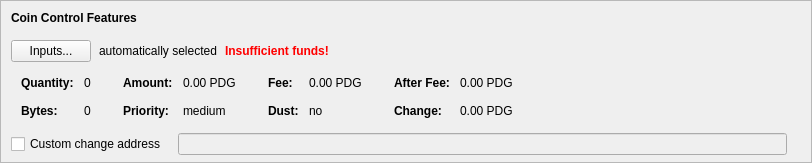
    <widget class="QFrame" name="frameCoinControl">
     <property name="sizePolicy">
      <sizepolicy hsizetype="Expanding" vsizetype="Expanding">
       <horstretch>0</horstretch>
       <verstretch>0</verstretch>
      </sizepolicy>
     </property>
     <property name="maximumSize">
      <size>
       <width>16777215</width>
       <height>16777215</height>
      </size>
     </property>
     <property name="frameShape">
      <enum>QFrame::StyledPanel</enum>
     </property>
     <property name="frameShadow">
      <enum>QFrame::Sunken</enum>
     </property>
     <layout class="QVBoxLayout" name="verticalLayoutCoinControl2">
      <property name="spacing">
       <number>0</number>
      </property>
      <property name="leftMargin">
       <number>0</number>
      </property>
      <property name="topMargin">
       <number>0</number>
      </property>
      <property name="rightMargin">
       <number>0</number>
      </property>
      <property name="bottomMargin">
       <number>6</number>
      </property>
      <item>
       <layout class="QVBoxLayout" name="verticalLayoutCoinControl" stretch="0,0,0,0,1">
        <property name="spacing">
         <number>0</number>
        </property>
        <property name="leftMargin">
         <number>10</number>
        </property>
        <property name="topMargin">
         <number>10</number>
        </property>
        <item>
         <layout class="QHBoxLayout" name="horizontalLayoutCoinControl1">
          <property name="bottomMargin">
           <number>15</number>
          </property>
          <item>
           <widget class="QLabel" name="labelCoinControlFeatures">
            <property name="sizePolicy">
             <sizepolicy hsizetype="Preferred" vsizetype="Maximum">
              <horstretch>0</horstretch>
              <verstretch>0</verstretch>
             </sizepolicy>
            </property>
            <property name="font">
             <font>
              <weight>75</weight>
              <bold>true</bold>
             </font>
            </property>
            <property name="styleSheet">
             <string notr="true">font-weight:bold;</string>
            </property>
            <property name="text">
             <string>Coin Control Features</string>
            </property>
           </widget>
          </item>
         </layout>
        </item>
        <item>
         <layout class="QHBoxLayout" name="horizontalLayoutCoinControl2" stretch="0,0,0,0">
          <property name="spacing">
           <number>8</number>
          </property>
          <property name="bottomMargin">
           <number>10</number>
          </property>
          <item>
           <widget class="QPushButton" name="pushButtonCoinControl">
            <property name="styleSheet">
             <string notr="true"/>
            </property>
            <property name="text">
             <string>Inputs...</string>
            </property>
            <property name="autoDefault">
             <bool>false</bool>
            </property>
           </widget>
          </item>
          <item>
           <widget class="QLabel" name="labelCoinControlAutomaticallySelected">
            <property name="text">
             <string>automatically selected</string>
            </property>
            <property name="margin">
             <number>5</number>
            </property>
           </widget>
          </item>
          <item>
           <widget class="QLabel" name="labelCoinControlInsuffFunds">
            <property name="font">
             <font>
              <weight>75</weight>
              <bold>true</bold>
             </font>
            </property>
            <property name="styleSheet">
             <string notr="true">color:red;font-weight:bold;</string>
            </property>
            <property name="text">
             <string>Insufficient funds!</string>
            </property>
            <property name="margin">
             <number>5</number>
            </property>
           </widget>
          </item>
          <item>
           <spacer name="horizontalSpacerCoinControl">
            <property name="orientation">
             <enum>Qt::Horizontal</enum>
            </property>
            <property name="sizeHint" stdset="0">
             <size>
              <width>40</width>
              <height>1</height>
             </size>
            </property>
           </spacer>
          </item>
         </layout>
        </item>
        <item>
         <widget class="QWidget" name="widgetCoinControl" native="true">
          <property name="sizePolicy">
           <sizepolicy hsizetype="Preferred" vsizetype="Preferred">
            <horstretch>0</horstretch>
            <verstretch>0</verstretch>
           </sizepolicy>
          </property>
          <property name="minimumSize">
           <size>
            <width>0</width>
            <height>0</height>
           </size>
          </property>
          <property name="styleSheet">
           <string notr="true"/>
          </property>
          <layout class="QHBoxLayout" name="horizontalLayoutCoinControl5">
           <property name="leftMargin">
            <number>0</number>
           </property>
           <property name="topMargin">
            <number>0</number>
           </property>
           <property name="rightMargin">
            <number>0</number>
           </property>
           <property name="bottomMargin">
            <number>0</number>
           </property>
           <item>
            <layout class="QHBoxLayout" name="horizontalLayoutCoinControl3" stretch="0,0,0,1">
             <property name="spacing">
              <number>20</number>
             </property>
             <property name="topMargin">
              <number>0</number>
             </property>
             <property name="bottomMargin">
              <number>10</number>
             </property>
             <item>
              <layout class="QFormLayout" name="formLayoutCoinControl1">
               <property name="horizontalSpacing">
                <number>10</number>
               </property>
               <property name="verticalSpacing">
                <number>14</number>
               </property>
               <property name="leftMargin">
                <number>10</number>
               </property>
               <property name="topMargin">
                <number>4</number>
               </property>
               <property name="rightMargin">
                <number>6</number>
               </property>
               <item row="0" column="0">
                <widget class="QLabel" name="labelCoinControlQuantityText">
                 <property name="font">
                  <font>
                   <weight>75</weight>
                   <bold>true</bold>
                  </font>
                 </property>
                 <property name="text">
                  <string>Quantity:</string>
                 </property>
                 <property name="margin">
                  <number>0</number>
                 </property>
                </widget>
               </item>
               <item row="0" column="1">
                <widget class="QLabel" name="labelCoinControlQuantity">
                 <property name="cursor">
                  <cursorShape>IBeamCursor</cursorShape>
                 </property>
                 <property name="contextMenuPolicy">
                  <enum>Qt::ActionsContextMenu</enum>
                 </property>
                 <property name="text">
                  <string notr="true">0</string>
                 </property>
                 <property name="margin">
                  <number>0</number>
                 </property>
                 <property name="textInteractionFlags">
                  <set>Qt::LinksAccessibleByMouse|Qt::TextSelectableByKeyboard|Qt::TextSelectableByMouse</set>
                 </property>
                </widget>
               </item>
               <item row="1" column="0">
                <widget class="QLabel" name="labelCoinControlBytesText">
                 <property name="font">
                  <font>
                   <weight>75</weight>
                   <bold>true</bold>
                  </font>
                 </property>
                 <property name="text">
                  <string>Bytes:</string>
                 </property>
                </widget>
               </item>
               <item row="1" column="1">
                <widget class="QLabel" name="labelCoinControlBytes">
                 <property name="cursor">
                  <cursorShape>IBeamCursor</cursorShape>
                 </property>
                 <property name="contextMenuPolicy">
                  <enum>Qt::ActionsContextMenu</enum>
                 </property>
                 <property name="text">
                  <string notr="true">0</string>
                 </property>
                 <property name="textInteractionFlags">
                  <set>Qt::LinksAccessibleByMouse|Qt::TextSelectableByKeyboard|Qt::TextSelectableByMouse</set>
                 </property>
                </widget>
               </item>
              </layout>
             </item>
             <item>
              <layout class="QFormLayout" name="formLayoutCoinControl2">
               <property name="horizontalSpacing">
                <number>10</number>
               </property>
               <property name="verticalSpacing">
                <number>14</number>
               </property>
               <property name="leftMargin">
                <number>6</number>
               </property>
               <property name="topMargin">
                <number>4</number>
               </property>
               <property name="rightMargin">
                <number>6</number>
               </property>
               <item row="0" column="0">
                <widget class="QLabel" name="labelCoinControlAmountText">
                 <property name="font">
                  <font>
                   <weight>75</weight>
                   <bold>true</bold>
                  </font>
                 </property>
                 <property name="text">
                  <string>Amount:</string>
                 </property>
                 <property name="margin">
                  <number>0</number>
                 </property>
                </widget>
               </item>
               <item row="0" column="1">
                <widget class="QLabel" name="labelCoinControlAmount">
                 <property name="cursor">
                  <cursorShape>IBeamCursor</cursorShape>
                 </property>
                 <property name="contextMenuPolicy">
                  <enum>Qt::ActionsContextMenu</enum>
                 </property>
                 <property name="text">
                  <string notr="true">0.00 PDG</string>
                 </property>
                 <property name="textInteractionFlags">
                  <set>Qt::LinksAccessibleByMouse|Qt::TextSelectableByKeyboard|Qt::TextSelectableByMouse</set>
                 </property>
                </widget>
               </item>
               <item row="1" column="0">
                <widget class="QLabel" name="labelCoinControlPriorityText">
                 <property name="font">
                  <font>
                   <weight>75</weight>
                   <bold>true</bold>
                  </font>
                 </property>
                 <property name="text">
                  <string>Priority:</string>
                 </property>
                </widget>
               </item>
               <item row="1" column="1">
                <widget class="QLabel" name="labelCoinControlPriority">
                 <property name="cursor">
                  <cursorShape>IBeamCursor</cursorShape>
                 </property>
                 <property name="contextMenuPolicy">
                  <enum>Qt::ActionsContextMenu</enum>
                 </property>
                 <property name="text">
                  <string notr="true">medium</string>
                 </property>
                 <property name="textInteractionFlags">
                  <set>Qt::LinksAccessibleByMouse|Qt::TextSelectableByKeyboard|Qt::TextSelectableByMouse</set>
                 </property>
                </widget>
               </item>
              </layout>
             </item>
             <item>
              <layout class="QFormLayout" name="formLayoutCoinControl3">
               <property name="horizontalSpacing">
                <number>10</number>
               </property>
               <property name="verticalSpacing">
                <number>14</number>
               </property>
               <property name="leftMargin">
                <number>6</number>
               </property>
               <property name="topMargin">
                <number>4</number>
               </property>
               <property name="rightMargin">
                <number>6</number>
               </property>
               <item row="0" column="0">
                <widget class="QLabel" name="labelCoinControlFeeText">
                 <property name="font">
                  <font>
                   <weight>75</weight>
                   <bold>true</bold>
                  </font>
                 </property>
                 <property name="text">
                  <string>Fee:</string>
                 </property>
                 <property name="margin">
                  <number>0</number>
                 </property>
                </widget>
               </item>
               <item row="0" column="1">
                <widget class="QLabel" name="labelCoinControlFee">
                 <property name="cursor">
                  <cursorShape>IBeamCursor</cursorShape>
                 </property>
                 <property name="contextMenuPolicy">
                  <enum>Qt::ActionsContextMenu</enum>
                 </property>
                 <property name="text">
                  <string notr="true">0.00 PDG</string>
                 </property>
                 <property name="textInteractionFlags">
                  <set>Qt::LinksAccessibleByMouse|Qt::TextSelectableByKeyboard|Qt::TextSelectableByMouse</set>
                 </property>
                </widget>
               </item>
               <item row="1" column="0">
                <widget class="QLabel" name="labelCoinControlLowOutputText">
                 <property name="font">
                  <font>
                   <weight>75</weight>
                   <bold>true</bold>
                  </font>
                 </property>
                 <property name="text">
                  <string>Dust:</string>
                 </property>
                </widget>
               </item>
               <item row="1" column="1">
                <widget class="QLabel" name="labelCoinControlLowOutput">
                 <property name="cursor">
                  <cursorShape>IBeamCursor</cursorShape>
                 </property>
                 <property name="contextMenuPolicy">
                  <enum>Qt::ActionsContextMenu</enum>
                 </property>
                 <property name="text">
                  <string notr="true">no</string>
                 </property>
                 <property name="textInteractionFlags">
                  <set>Qt::LinksAccessibleByMouse|Qt::TextSelectableByKeyboard|Qt::TextSelectableByMouse</set>
                 </property>
                </widget>
               </item>
              </layout>
             </item>
             <item>
              <layout class="QFormLayout" name="formLayoutCoinControl4">
               <property name="horizontalSpacing">
                <number>10</number>
               </property>
               <property name="verticalSpacing">
                <number>14</number>
               </property>
               <property name="leftMargin">
                <number>6</number>
               </property>
               <property name="topMargin">
                <number>4</number>
               </property>
               <property name="rightMargin">
                <number>6</number>
               </property>
               <item row="0" column="0">
                <widget class="QLabel" name="labelCoinControlAfterFeeText">
                 <property name="font">
                  <font>
                   <weight>75</weight>
                   <bold>true</bold>
                  </font>
                 </property>
                 <property name="text">
                  <string>After Fee:</string>
                 </property>
                 <property name="margin">
                  <number>0</number>
                 </property>
                </widget>
               </item>
               <item row="0" column="1">
                <widget class="QLabel" name="labelCoinControlAfterFee">
                 <property name="cursor">
                  <cursorShape>IBeamCursor</cursorShape>
                 </property>
                 <property name="contextMenuPolicy">
                  <enum>Qt::ActionsContextMenu</enum>
                 </property>
                 <property name="text">
                  <string notr="true">0.00 PDG</string>
                 </property>
                 <property name="textInteractionFlags">
                  <set>Qt::LinksAccessibleByMouse|Qt::TextSelectableByKeyboard|Qt::TextSelectableByMouse</set>
                 </property>
                </widget>
               </item>
               <item row="1" column="0">
                <widget class="QLabel" name="labelCoinControlChangeText">
                 <property name="font">
                  <font>
                   <weight>75</weight>
                   <bold>true</bold>
                  </font>
                 </property>
                 <property name="text">
                  <string>Change:</string>
                 </property>
                </widget>
               </item>
               <item row="1" column="1">
                <widget class="QLabel" name="labelCoinControlChange">
                 <property name="cursor">
                  <cursorShape>IBeamCursor</cursorShape>
                 </property>
                 <property name="contextMenuPolicy">
                  <enum>Qt::ActionsContextMenu</enum>
                 </property>
                 <property name="text">
                  <string notr="true">0.00 PDG</string>
                 </property>
                 <property name="textInteractionFlags">
                  <set>Qt::LinksAccessibleByMouse|Qt::TextSelectableByKeyboard|Qt::TextSelectableByMouse</set>
                 </property>
                </widget>
               </item>
              </layout>
             </item>
            </layout>
           </item>
          </layout>
         </widget>
        </item>
        <item>
         <layout class="QHBoxLayout" name="horizontalLayoutCoinControl4" stretch="0,0,0">
          <property name="spacing">
           <number>12</number>
          </property>
          <property name="sizeConstraint">
           <enum>QLayout::SetDefaultConstraint</enum>
          </property>
          <property name="topMargin">
           <number>5</number>
          </property>
          <property name="rightMargin">
           <number>5</number>
          </property>
          <item>
           <widget class="QCheckBox" name="checkBoxCoinControlChange">
            <property name="toolTip">
             <string>If this is activated, but the change address is empty or invalid, change will be sent to a newly generated address.</string>
            </property>
            <property name="text">
             <string>Custom change address</string>
            </property>
           </widget>
          </item>
          <item>
           <widget class="QValidatedLineEdit" name="lineEditCoinControlChange">
            <property name="enabled">
             <bool>false</bool>
            </property>
            <property name="sizePolicy">
             <sizepolicy hsizetype="Expanding" vsizetype="Fixed">
              <horstretch>0</horstretch>
              <verstretch>0</verstretch>
             </sizepolicy>
            </property>
           </widget>
          </item>
          <item>
           <widget class="QLabel" name="labelCoinControlChangeLabel">
            <property name="sizePolicy">
             <sizepolicy hsizetype="Preferred" vsizetype="Expanding">
              <horstretch>0</horstretch>
              <verstretch>0</verstretch>
             </sizepolicy>
            </property>
            <property name="minimumSize">
             <size>
              <width>0</width>
              <height>0</height>
             </size>
            </property>
            <property name="text">
             <string/>
            </property>
            <property name="margin">
             <number>3</number>
            </property>
           </widget>
          </item>
         </layout>
        </item>
        <item>
         <spacer name="verticalSpacerCoinControl">
          <property name="orientation">
           <enum>Qt::Vertical</enum>
          </property>
          <property name="sizeHint" stdset="0">
           <size>
            <width>800</width>
            <height>1</height>
           </size>
          </property>
         </spacer>
        </item>
       </layout>
      </item>
     </layout>
    </widget>
